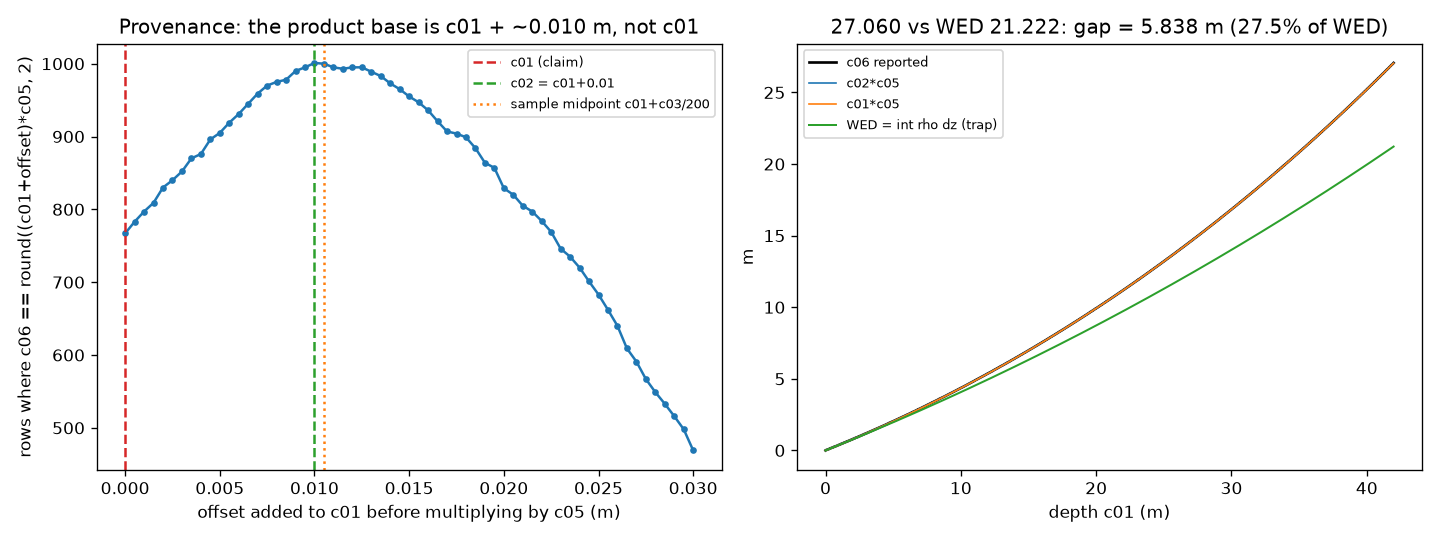

This chart was generated by the following Python code:
#!/usr/bin/env python3
"""
Companion to f2_wed_verification.py: decisive numbers in the exact form the
claim requests, plus provenance refinement (which product base) and the
hard upper bound on any quadrature of the observed density profile.
Independent implementation; writes only to output/verification/figures/.
"""
import json
import os

import matplotlib
matplotlib.use("Agg")
import matplotlib.pyplot as plt
import numpy as np
import pandas as pd

BASE = "/data/user/conversations/conv-f07721cb-d3dc-42e9-83c7-7e986203115b/project"
OUT = os.path.join(BASE, "output/verification/figures")

d = pd.read_csv(os.path.join(BASE, "data/observations.tsv"), sep="\t")
c01 = d["c01_depth_top_m"].to_numpy(float)
c02 = d["c02_depth_ice_snow_m"].to_numpy(float)
c03 = d["c03_samp_thick_cm"].to_numpy(float)
rho = d["c05_density_ice_g_cm_3"].to_numpy(float)
c06 = d["c06_depth_w_e_m"].to_numpy(float)
n = len(c01)
dz = np.diff(c01)
dz3 = c03[:-1] / 100.0
rep = float(c06[-1])

R = {}

# ---- 1. four quadratures, 4 decimals ---------------------------------- #
W_trap = np.concatenate(([0.0], np.cumsum(0.5 * (rho[:-1] + rho[1:]) * dz)))
W_left = np.concatenate(([0.0], np.cumsum(rho[:-1] * dz)))
W_right = np.concatenate(([0.0], np.cumsum(rho[1:] * dz)))
W_c03l = np.concatenate(([0.0], np.cumsum(rho[:-1] * dz3)))
R["quadratures_base_m"] = {
    "trapezoid_on_c01_increments": round(float(W_trap[-1]), 4),
    "left_on_c01_increments": round(float(W_left[-1]), 4),
    "right_on_c01_increments": round(float(W_right[-1]), 4),
    "left_on_c03_thickness_increments": round(float(W_c03l[-1]), 4),
}
R["gaps_vs_reported_27p060_m"] = {k: round(v - 27.060, 4) for k, v in R["quadratures_base_m"].items()}
R["gap_pct_of_WED"] = {k: round(100 * (27.060 - v) / v, 4) for k, v in R["quadratures_base_m"].items()}

# ---- 2. attacks -------------------------------------------------------- #
si = int(np.argmax(dz))
att = {}
att["i_step"] = {
    "step_m": round(float(dz[si]), 4),
    "net_WED_needed_over_step_to_fill": round(float(rho[si] * dz[si]), 4),
    "WED_max_over_step_at_rho_max": round(float(rho.max() * dz[si]), 4),
    "W_left_plus_maxfill_m": round(float(W_left[-1] + rho.max() * dz[si]), 4),
    "residual_gap_after_maxfill_m": round(float(W_left[-1] + rho.max() * dz[si] - rep), 4),
    "residual_gap_after_maxfill_pct": round(float(100 * (W_left[-1] + rho.max() * dz[si] - rep) / W_left[-1]), 3),
}
shift_vals = {}
for s in (-2, -1, 1, 2):
    r = rho.copy()
    if s > 0:
        r[s:] = rho[:-s]
    else:
        r[:s] = rho[-s:]
    shift_vals[s] = float(np.sum(r[:-1] * dz))
att["ii_pairing"] = {
    "shift_minus2_m": round(shift_vals[-2], 4), "shift_minus1_m": round(shift_vals[-1], 4),
    "shift_plus1_m": round(shift_vals[1], 4), "shift_plus2_m": round(shift_vals[2], 4),
    "min_residual_gap_m": round(min(abs(v - rep) for v in shift_vals.values()), 4),
    "shift_effect_m": round(max(shift_vals.values()) - min(shift_vals.values()), 4),
}
z_mid = c01 + c03 / 200.0
att["iii_midpoint"] = {
    "trapezoid_m": round(float(W_trap[-1]), 4),
    "rho_evaluated_at_sample_midpoints_left_m": round(float(np.sum(rho[:-1] * dz)), 4),
    "midpoint_depth_product_zmidrho_left_m": round(float(np.sum(z_mid[:-1] * rho[:-1] * dz)), 1),
    "min_residual_gap_m": round(float(W_trap[-1] - rep), 4),
}
k = float(np.dot(c06, W_trap) / np.dot(W_trap, W_trap))
att["iv_scale_k"] = {
    "best_k_least_squares": round(k, 6),
    "1_over_k": round(1 / k, 6),
    "k_needed_to_map_WED_to_27p060": round(rep / W_trap[-1], 6),
    "k_implied_by_density_range_rho_max_over_mean": round(float(rho.max() / (W_trap[-1] / c01[-1])), 6),
    "max_abs_resid_at_best_k_m": round(float(np.max(np.abs(c06 - k * W_trap))), 4),
    "rmse_at_best_k_m": round(float(np.sqrt(np.mean((c06 - k * W_trap) ** 2))), 4),
    "ratio_c06_over_WED_min": round(float(np.nanmin(np.where(W_trap > 1e-9, c06 / W_trap, np.nan))), 4),
    "ratio_c06_over_WED_max": round(float(np.nanmax(np.where(W_trap > 1e-9, c06 / W_trap, np.nan))), 4),
}
secA = slice(0, 106)
secB = slice(106, n)
att["v_sections"] = {
    "A_WED_m": round(float(np.sum(rho[secA][:-1] * np.diff(c01[secA]))), 4),
    "A_c06_span_m": round(float(c06[105] - c06[0]), 4),
    "B_WED_m": round(float(np.sum(rho[secB][:-1] * np.diff(c01[secB]))), 4),
    "B_c06_span_m": round(float(c06[-1] - c06[106]), 4),
}
att["vi_hard_upper_bound"] = {
    "note": "any quadrature of int_0^41.98 rho dz with rho <= max observed density is bounded",
    "bound_m": round(float(rho.max() * c01[-1]), 4),
    "bound_plus_one_sample_thickness_m": round(float(rho.max() * (c01[-1] + c03[-1] / 100)), 4),
    "reported_m": rep,
    "reported_exceeds_bound_by_m": round(rep - float(rho.max() * c01[-1]), 4),
}
R["attacks"] = att

# ---- 3. decisive residuals and fits ----------------------------------- #
def fitstats(x):
    r = c06 - x
    xm, ym = x.mean(), c06.mean()
    b = float(np.sum((x - xm) * (c06 - ym)) / np.sum((x - xm) ** 2))
    a = float(ym - b * xm)
    r2 = 1.0 - float(np.sum((c06 - (a + b * x)) ** 2)) / float(np.sum((c06 - ym) ** 2))
    sse = float(np.sum(r ** 2))
    sst = float(np.sum((c06 - ym) ** 2))
    return {"max_abs_residual_m": round(float(np.max(np.abs(r))), 4),
            "rmse_m": round(float(np.sqrt(np.mean(r ** 2))), 4),
            "mean_residual_m": round(float(np.mean(r)), 5),
            "ols_a": round(a, 6), "ols_b": round(b, 6), "ols_r2": round(r2, 8),
            "r2_identity_line": round(1.0 - sse / sst, 6)}

prod01 = c01 * rho
prod02 = c02 * rho
R["decisive"] = {
    "c06_vs_c01xc05": fitstats(prod01),
    "c06_vs_c02xc05": fitstats(prod02),
    "c06_vs_integral_trapezoid": fitstats(W_trap),
    "c06_vs_integral_left": fitstats(W_left),
    "c06_vs_integral_c03_increments": fitstats(W_c03l),
}
R["residual_ratio_rmse_integral_over_product"] = round(
    R["decisive"]["c06_vs_integral_trapezoid"]["rmse_m"] /
    R["decisive"]["c06_vs_c01xc05"]["rmse_m"], 1)

# ---- 3b. provenance refinement: which base? --------------------------- #
scan = []
for dd in np.arange(0.0, 0.0301, 0.0005):
    cand = np.round((c01 + dd) * rho, 2)
    scan.append((round(float(dd), 4), int(np.sum(np.abs(c06 - cand) < 1e-9))))
best = max(scan, key=lambda t: t[1])
R["provenance_scan_offset"] = {
    "offsets_tested": [t[0] for t in scan],
    "n_exact_matches": [t[1] for t in scan],
    "best_offset_m": best[0], "best_exact": best[1],
    "n_at_offset_0": dict(scan)[0.0], "n_at_offset_0p01": dict(scan)[0.01],
    "n_at_offset_0p0105": dict(scan)[0.0105],
}
bias01 = c06 - prod01
R["provenance_scan_offset"]["mean_bias_vs_c01_product_m"] = round(float(bias01.mean()), 5)
R["provenance_scan_offset"]["implied_constant_offset_m"] = round(float(np.mean(bias01 / rho)), 5)

# ---- 4. gap reality statement ground truth ---------------------------- #
R["gap_summary"] = {
    "reported_m": rep,
    "WED_trapezoid_m": round(float(W_trap[-1]), 4),
    "abs_gap_m": round(rep - float(W_trap[-1]), 4),
    "gap_pct_of_WED": round(100 * (rep - float(W_trap[-1])) / float(W_trap[-1]), 3),
    "gap_pct_of_reported": round(100 * (rep - float(W_trap[-1])) / rep, 3),
    "max_WED_possible_m": round(float(rho.max() * c01[-1]), 4),
    "reported_minus_max_possible_m": round(rep - float(rho.max() * c01[-1]), 4),
}

with open(os.path.join(OUT, "f2_wed_final_table.json"), "w") as f:
    json.dump(R, f, indent=2)

with open(os.path.join(OUT, "f2_wed_final_table.txt"), "w") as f:
    f.write(json.dumps(R, indent=2))

fig, ax = plt.subplots(1, 2, figsize=(12, 4.5))
offsets = [t[0] for t in scan]
counts = [t[1] for t in scan]
ax[0].plot(offsets, counts, "o-", ms=3)
ax[0].axvline(0.0, color="tab:red", ls="--", label="c01 (claim)")
ax[0].axvline(0.01, color="tab:green", ls="--", label="c02 = c01+0.01")
ax[0].axvline(0.0105, color="tab:orange", ls=":", label="sample midpoint c01+c03/200")
ax[0].set_xlabel("offset added to c01 before multiplying by c05 (m)")
ax[0].set_ylabel("rows where c06 == round((c01+offset)*c05, 2)")
ax[0].set_title("Provenance: the product base is c01 + ~0.010 m, not c01")
ax[0].legend(fontsize=8)

ax[1].plot(c01, c06, "k", lw=1.6, label="c06 reported")
ax[1].plot(c01, prod02, lw=1, label="c02*c05")
ax[1].plot(c01, prod01, lw=1, label="c01*c05")
ax[1].plot(c01, W_trap, lw=1.2, label="WED = int rho dz (trap)")
ax[1].set_xlabel("depth c01 (m)"); ax[1].set_ylabel("m"); ax[1].legend(fontsize=8)
ax[1].set_title("27.060 vs WED 21.222: gap = 5.838 m (27.5% of WED)")
fig.tight_layout()
fig.savefig(os.path.join(OUT, "f2_wed_final_table.png"), dpi=120)
plt.close(fig)

print(json.dumps(R, indent=2))
